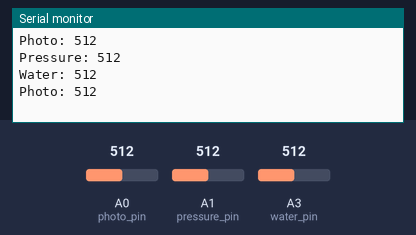
Recording of a sketch running on a simulated Arduino Uno, built with avr-gcc and run on an emulated ATmega328P. On the bench: the last lines printed to the serial monitor. The inputs (shaded band) are chosen by the test bench; at power-on: A0 (photo_pin) = 512, A1 (pressure_pin) = 512, A3 (water_pin) = 512.

Above: at 3.8 s.
3.9 s: A0 (photo_pin) set to 716
At 4.8 s:
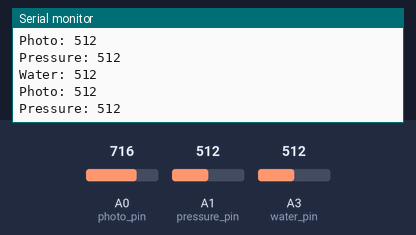
7.8 s: A1 (pressure_pin) set to 716
At 8.6 s:
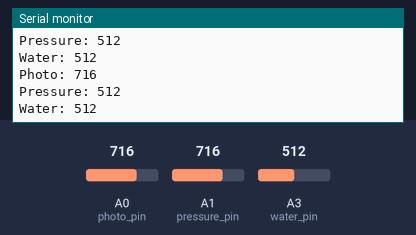
11.7 s: A3 (water_pin) set to 716
At 12.8 s:
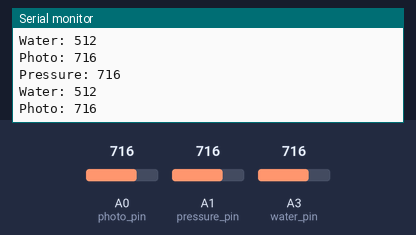
15.6 s: A0 (photo_pin) set to 900
At 16.8 s:
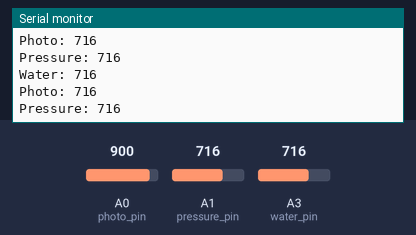
19.5 s: A1 (pressure_pin) set to 900
At 20.8 s:
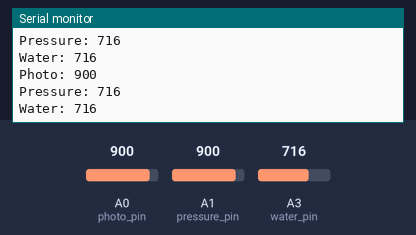
23.4 s: A3 (water_pin) set to 900
At 24.6 s:
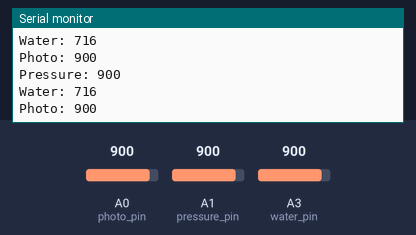
Timing chart, 0 to 26.4 s (numbered marks = the images above; inputs shaded):
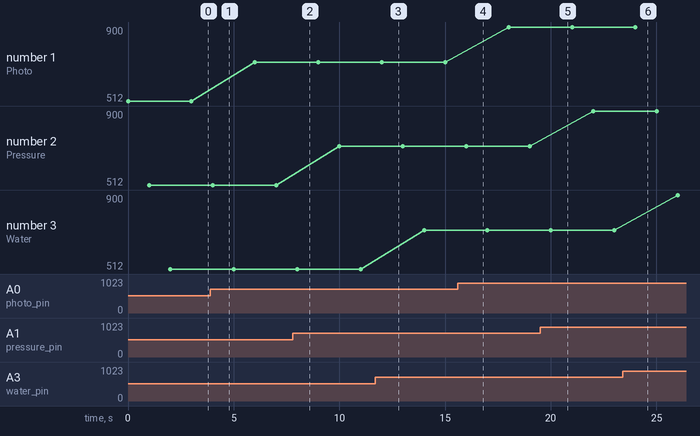

The sketch:

flower_controller.ino
```cpp
#define photo_pin A0
#define pressure_pin A1
#define water_pin A3


void setup() {
  // put your setup code here, to run once:
  Serial.begin(9600);

}

void loop() {
  // put your main code here, to run repeatedly:
  int photo_value = analogRead(photo_pin);
  Serial.print("Photo: ");
  Serial.println(photo_value);

  delay(1000);

  // put your main code here, to run repeatedly:
  int pressure_value = analogRead(pressure_pin);
  Serial.print("Pressure: ");
  Serial.println(pressure_value);

  delay(1000);

  // put your main code here, to run repeatedly:
  int water_value = analogRead(water_pin);
  Serial.print("Water: ");
  Serial.println(water_value);

  delay(1000);


}
```

Measured:
- plotted number 1: 512 → 716 after the input at 3.9 s, 716 → 900 after the input at 15.6 s
